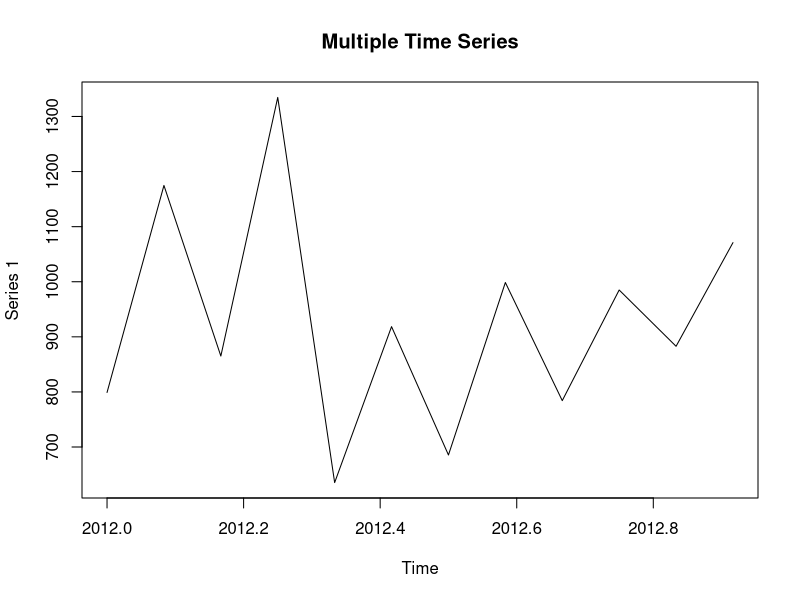

This figure's R source: (Note: this script raises an error after producing the figure.)
rainfall1 <- c(799,1174.8,865.1,1334.6,635.4,918.5,685.5,998.6,784.2,985,882.8,1071) 
combined.rainfall <- matrix(c(rainfall1),nrow = 12)
rainfall.timeseries <- ts(combined.rainfall,start = c(2012,1),frequency = 12)
print(rainfall.timeseries)
png(file = "rainfall_combined.png") 
plot(rainfall.timeseries, main = "Multiple Time Series") 
dev.off()

#predicting

data(AirPassengers)
class(AirPassengers)
start(AirPassengers)
end(AirPassengers)
frequency(AirPassangers)
summary(AirPassengers)
plot(AirPassengers) 
cycle(AirPassengers) 
plot(aggregate(AirPassengers,FUN=mean))
boxplot(AirPassengers~cycle(AirPassengers)) 


#To predict the air passenger for next 10 years
fit <- arima(log(AirPassengers), c(0, 1, 1),seasonal = list(order = c(0, 1, 1), period = 12)) 
pred <- predict(fit, n.ahead = 10*12)
pred
ts.plot(AirPassengers,2.718^pred$pred, log = "y", lty = c(1,3)) 

